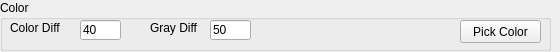
<?xml version="1.0" encoding="UTF-8"?>
<ui version="4.0">
 <class>ColorWidget</class>
 <widget class="QWidget" name="ColorWidget">
  <property name="geometry">
   <rect>
    <x>0</x>
    <y>0</y>
    <width>560</width>
    <height>52</height>
   </rect>
  </property>
  <property name="windowTitle">
   <string>ColorWidget</string>
  </property>
  <widget class="QGroupBox" name="groupBox">
   <property name="geometry">
    <rect>
     <x>0</x>
     <y>0</y>
     <width>551</width>
     <height>51</height>
    </rect>
   </property>
   <property name="title">
    <string>Color</string>
   </property>
   <widget class="QPushButton" name="btnPickColor">
    <property name="geometry">
     <rect>
      <x>460</x>
      <y>20</y>
      <width>81</width>
      <height>23</height>
     </rect>
    </property>
    <property name="text">
     <string>Pick Color</string>
    </property>
   </widget>
   <widget class="QLineEdit" name="lineEditGrayDiff">
    <property name="geometry">
     <rect>
      <x>210</x>
      <y>20</y>
      <width>41</width>
      <height>20</height>
     </rect>
    </property>
    <property name="text">
     <string>50</string>
    </property>
   </widget>
   <widget class="QLineEdit" name="lineEditColorDiff">
    <property name="geometry">
     <rect>
      <x>80</x>
      <y>20</y>
      <width>41</width>
      <height>20</height>
     </rect>
    </property>
    <property name="text">
     <string>40</string>
    </property>
   </widget>
   <widget class="QLabel" name="labelColorDiff">
    <property name="geometry">
     <rect>
      <x>10</x>
      <y>20</y>
      <width>61</width>
      <height>16</height>
     </rect>
    </property>
    <property name="text">
     <string>Color Diff</string>
    </property>
   </widget>
   <widget class="QLabel" name="labelGrayDiff">
    <property name="geometry">
     <rect>
      <x>150</x>
      <y>20</y>
      <width>51</width>
      <height>16</height>
     </rect>
    </property>
    <property name="text">
     <string>Gray Diff</string>
    </property>
   </widget>
  </widget>
 </widget>
 <layoutdefault spacing="6" margin="11"/>
 <resources/>
 <connections/>
</ui>
